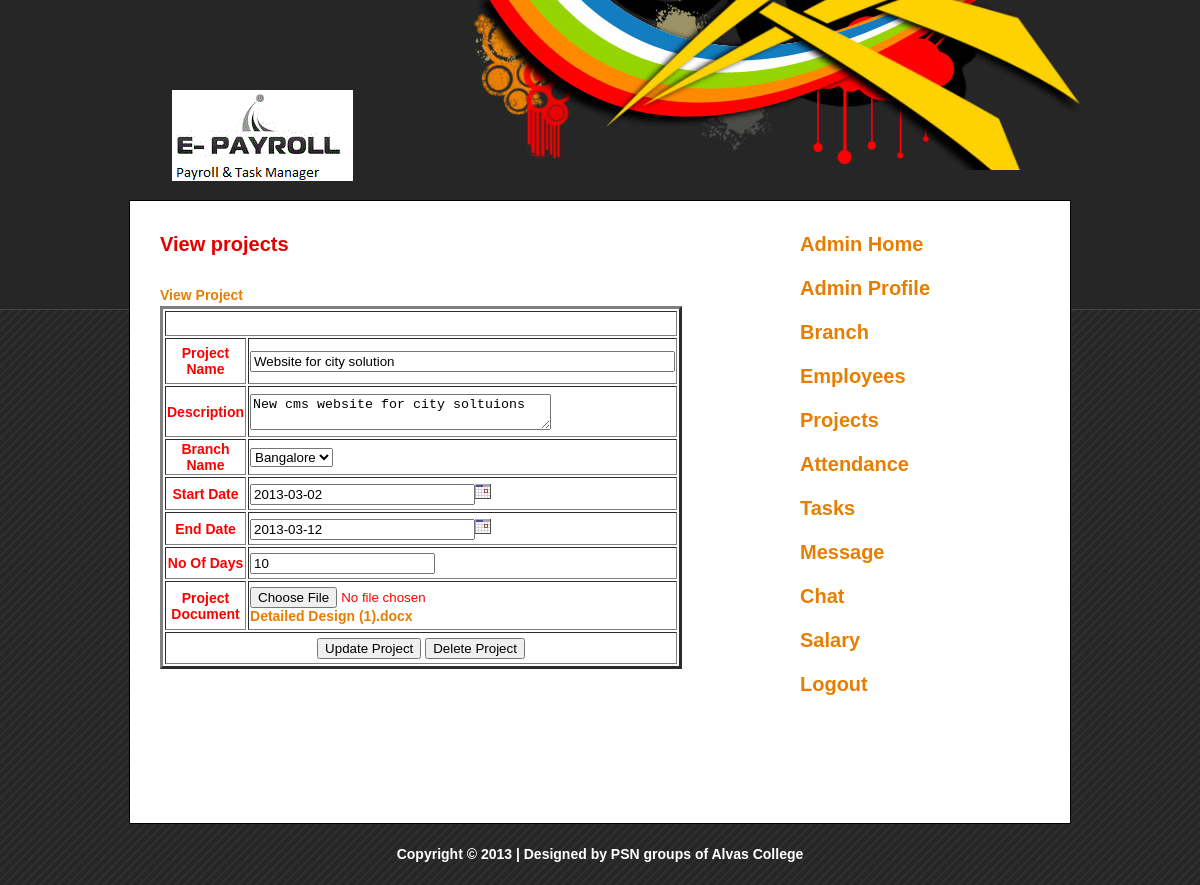
The page /addnewprojects.php?proids=259 (signed in) on the database its author committed.
### tables this page shows
CREATE TABLE IF NOT EXISTS `project` (
  `projectid` int(11) NOT NULL AUTO_INCREMENT,
  `projectname` varchar(25) NOT NULL,
  `projectdescription` text NOT NULL,
  `branchid` int(11) NOT NULL,
  `startdate` date NOT NULL,
  `enddate` date NOT NULL,
  `noofdays` int(20) NOT NULL,
  `projectdocs` text NOT NULL,
  `projectstatus` varchar(25) NOT NULL,
  PRIMARY KEY (`projectid`)
);

### addnewprojects.php (the view, shortened to what this page needs)
<?php
    include("header.php");
$enddate = $_POST[enddate];
	$txtb = mysql_query("select * from project where projectid='$_GET[proids]'");
	while($rowsrec = mysql_fetch_array($txtb))
		{
		$projectname = $rowsrec[projectname];
		$projectdescription = $rowsrec[projectdescription];
		$brid = $rowsrec[branchid];
		$stdate = $rowsrec[startdate];
		$enddate = $rowsrec[enddate];
		$nodays = $rowsrec[noofdays];
		$projdocs = $rowsrec[projectdocs];
		}
	$txt=mysql_query("select * from branch");
	?>
    <div id="templatemo_content">
        <div id="templatemo_content_left">
        	<div class="header_02">
        	   <?php
			   if(isset($_GET[proids]))
				{
             	 echo "<p>View projects     	</p>";
				}
				else
				{
				 echo "<p>Add A New projects     	</p>";
				}
				?>
        	</div>
            <div>
            <?php
 if(isset($_SESSION["logintype"]))
				{
				?>
            <a href="viewproject.php"><strong>View Project</strong></a>
            	<?php
				}
				?>
            </div>
          <?php
		  if($_SESSION["logintype"]=="Admin")
		  {
		  ?>
           <form action="" method="post" enctype="multipart/form-data" name="form1" id="form1">
          <table width="498" height="363" border="3">
            <tr>
              <th colspan="2" scope="row">&nbsp;<?php echo $msgrec; ?></th>
            </tr>
            <tr>
              <th width="175" scope="row"><label for="projectname">Project Name</label>              </th>
              <td width="313">
              <input name="projectname" type="text" id="projectname" size="50" value="<?php echo $projectname; ?>"/></td>
            </tr>
            <tr>
              <th scope="row"><label for="description2">Description</label>              </th>
              <td><textarea name="description" cols="35" id="description"><?php echo $projectdescription; ?></textarea></td>
            </tr>
            <tr>
              <th height="36" scope="row"><label for="branchname2">Branch Name</label>              </th>
              <td>   <select name="branchname" id="branchname">
              <?php
              while($row = mysql_fetch_array($txt))
  				{
			if($row['branchid'] == $brid)
			{
			echo "<option value='". $row['branchid'] . "' selected='selected'>" . $row['branchname']. "</option>";
			}
			else
			{
				echo "<option value='". $row['branchid'] . "'>" . $row['branchname']. "</option>";
			}
				}
			?>
              </select></td>
            </tr>
            <tr>
              <th scope="row">Start Date</th>
              <td>
	  		<input type="Text" name="startdate" id="startdate" maxlength="25" size="25" value="<?php echo $stdate; ?>"><a href="javascript:NewCal('startdate','ddmmmyyyy',false,24)"><img src="cal.gif" width="16" height="16" border="0" alt="Pick a date"></a>
              </td>
            </tr>
            <tr>
              <th scope="row"><label for="enddate2">End Date</label>              </th>
              <td>
<input type="Text" name="enddate" id="enddate" maxlength="25" size="25" value="<?php echo $enddate; ?>"><a href="javascript:NewCal('enddate','ddmmmyyyy',false,24)"><img src="cal.gif" width="16" height="16" border="0" alt="Pick a date"></a>
              </td>
            </tr>
            <tr>
              <th scope="row"><label for="noofdays2">No Of Days</label>              </th>
              <td><input type="text" name="noofdays" id="noofdays"  value="<?php echo $nodays; ?>"/></td>
            </tr>
            <tr>
              <th height="49" scope="row"><label for="projectdocument2">Project Document</label>              </th>
              <td><input type="file" name="file" id="file"/>
               <br>
			   <?php
			  if(isset($_GET[proids]))
			  {
			   echo "<a href='upload/$projdocs'>$projdocs</a> ";
			  }
			   ?>
              </td>
            </tr>
            <tr>
              <th colspan="2" scope="row">
              <?php
				  if(isset($_GET[proids]))
				  {
				  ?>
				  <input type="submit" name="updateproject" id="updateproject" value="Update Project" />
				  <input type="submit" name="delproject" id="delproject" value="Delete Project" />
				  <?php
				  }
				  else
				  {
				  ?>
				  <input type="submit" name="addproject" id="addproject" value="Add Project" />
				  <?php
				  }
				  ?>
              </th>
            </tr>
          </table>
           </form>
          <?php
		  }
		  ?>
            <div class="margin_bottom_40"></div>
        </div>
        <div id="templatemo_content_right">
        	<div class="content_right_section">
                    <?php
			   if(isset($_SESSION[emid]))
				{
			   include("empsidebar.php");
				}
				else
				{
				include("adminsidebar.php");
				}
			   ?>
            <div class="margin_bottom_20"></div>
        	</div>
        </div>
    </div>
   <?php
   include("footer.php");
   ?>

### templatemo_style.css (style rules this page uses)
body { margin: 0; padding: 0; line-height: 1.5em; font-family: Arial, Helvetica, sans-serif; font-size: 11px; color: #333333; background: #262626 url(images/templatemo_main_bg_repeat.jpg); }
a:link, a:visited { color: #e77e02; text-decoration: none; font-weight: bold; }
p { margin: 0px; padding: 0px; }
img { margin: 0px; padding: 0px; border: none; }
.margin_bottom_20 { clear: both; width: 100%; height: 20px; font-size: 1px; }
.margin_bottom_40 { clear: both; width: 100%; height: 40px; font-size: 1px; }
.header_02 { color: #e20000; font-size: 20px; font-weight: bold; padding: 3px 0 5px 0; margin: 0 0 15px 0; }
#templatemo_content { clear: both; width: 940px; margin: 30px 19px 0 19px; background: #ffffff; border: 1px solid #000; }
#templatemo_content #templatemo_content_left { float: left; width: 580px; padding: 30px; }
#templatemo_content_left p { padding-bottom: 10px; text-align: justify; }
#templatemo_content #templatemo_content_right { float: right; width: 240px; padding: 30px }
.content_right_section { clear: both; }

### header.php (style rules this page uses)
body,td,th { font-size: 14px; font-weight: bold; color: #F00; }
body { background-color: #FFF; }

### rows shown on the page
project: projectname "Website for city solution", description "New cms website for city soltuions", startdate "2013-03-02", enddate "2013-03-12", noofdays "10", projectdocs "Detailed Design (1).docx"

### other values the page prints
form field branchname "Bangalore"
